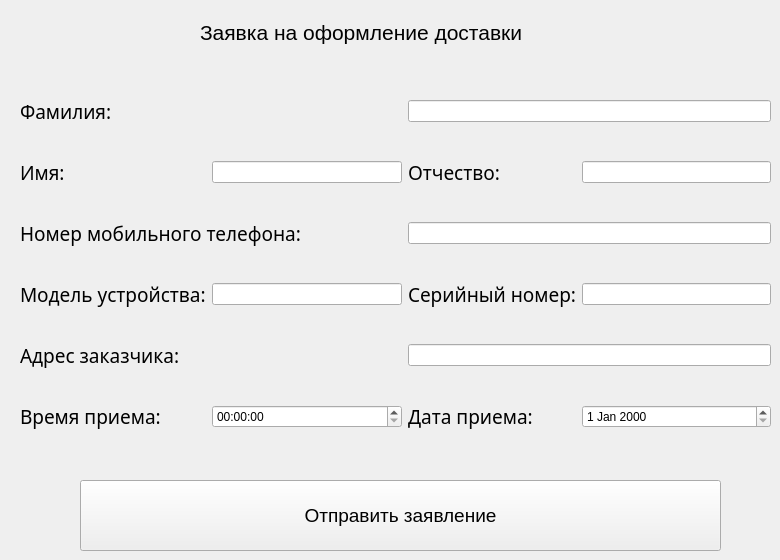
    <widget class="QWidget" name="deliverypage">
     <widget class="QPushButton" name="go_d">
      <property name="geometry">
       <rect>
        <x>80</x>
        <y>480</y>
        <width>641</width>
        <height>71</height>
       </rect>
      </property>
      <property name="font">
       <font>
        <pointsize>14</pointsize>
       </font>
      </property>
      <property name="text">
       <string>Отправить заявление</string>
      </property>
     </widget>
     <widget class="QWidget" name="layoutWidget">
      <property name="geometry">
       <rect>
        <x>20</x>
        <y>70</y>
        <width>751</width>
        <height>391</height>
       </rect>
      </property>
      <layout class="QGridLayout" name="gridLayout">
       <property name="sizeConstraint">
        <enum>QLayout::SetDefaultConstraint</enum>
       </property>
       <item row="1" column="2">
        <widget class="QLabel" name="label_7">
         <property name="font">
          <font>
           <family>aakar</family>
           <pointsize>14</pointsize>
          </font>
         </property>
         <property name="text">
          <string>Отчество:</string>
         </property>
        </widget>
       </item>
       <item row="3" column="0">
        <widget class="QLabel" name="label_9">
         <property name="font">
          <font>
           <family>aakar</family>
           <pointsize>14</pointsize>
          </font>
         </property>
         <property name="text">
          <string>Модель устройства:</string>
         </property>
        </widget>
       </item>
       <item row="1" column="0">
        <widget class="QLabel" name="label_6">
         <property name="minimumSize">
          <size>
           <width>70</width>
           <height>0</height>
          </size>
         </property>
         <property name="font">
          <font>
           <family>aakar</family>
           <pointsize>14</pointsize>
          </font>
         </property>
         <property name="text">
          <string>Имя:</string>
         </property>
        </widget>
       </item>
       <item row="2" column="2" colspan="2">
        <widget class="QLineEdit" name="number_d"/>
       </item>
       <item row="5" column="0">
        <widget class="QLabel" name="label_12">
         <property name="font">
          <font>
           <family>aakar</family>
           <pointsize>14</pointsize>
          </font>
         </property>
         <property name="text">
          <string>Время приема:</string>
         </property>
        </widget>
       </item>
       <item row="5" column="2">
        <widget class="QLabel" name="label_13">
         <property name="font">
          <font>
           <family>aakar</family>
           <pointsize>14</pointsize>
          </font>
         </property>
         <property name="text">
          <string>Дата приема:</string>
         </property>
        </widget>
       </item>
       <item row="3" column="1">
        <widget class="QLineEdit" name="model_d"/>
       </item>
       <item row="3" column="3">
        <widget class="QLineEdit" name="series_d"/>
       </item>
       <item row="0" column="2" colspan="2">
        <widget class="QLineEdit" name="surname_d"/>
       </item>
       <item row="1" column="3">
        <widget class="QLineEdit" name="patronymic_d"/>
       </item>
       <item row="4" column="0" colspan="2">
        <widget class="QLabel" name="label_11">
         <property name="font">
          <font>
           <family>aakar</family>
           <pointsize>14</pointsize>
          </font>
         </property>
         <property name="text">
          <string>Адрес заказчика:</string>
         </property>
        </widget>
       </item>
       <item row="0" column="0" colspan="2">
        <widget class="QLabel" name="label_5">
         <property name="font">
          <font>
           <family>aakar</family>
           <pointsize>14</pointsize>
          </font>
         </property>
         <property name="text">
          <string>Фамилия:</string>
         </property>
        </widget>
       </item>
       <item row="3" column="2">
        <widget class="QLabel" name="label_10">
         <property name="font">
          <font>
           <family>aakar</family>
           <pointsize>14</pointsize>
          </font>
         </property>
         <property name="text">
          <string>Серийный номер:</string>
         </property>
        </widget>
       </item>
       <item row="2" column="0" colspan="2">
        <widget class="QLabel" name="label_8">
         <property name="font">
          <font>
           <family>aakar</family>
           <pointsize>14</pointsize>
          </font>
         </property>
         <property name="text">
          <string>Номер мобильного телефона:</string>
         </property>
        </widget>
       </item>
       <item row="4" column="2" colspan="2">
        <widget class="QLineEdit" name="address_d"/>
       </item>
       <item row="1" column="1">
        <widget class="QLineEdit" name="name_d">
         <property name="maximumSize">
          <size>
           <width>270</width>
           <height>16777215</height>
          </size>
         </property>
        </widget>
       </item>
       <item row="5" column="1">
        <widget class="QTimeEdit" name="time_d"/>
       </item>
       <item row="5" column="3">
        <widget class="QDateEdit" name="date_d"/>
       </item>
      </layout>
     </widget>
     <widget class="QLabel" name="label_75">
      <property name="geometry">
       <rect>
        <x>200</x>
        <y>20</y>
        <width>366</width>
        <height>25</height>
       </rect>
      </property>
      <property name="font">
       <font>
        <pointsize>16</pointsize>
       </font>
      </property>
      <property name="text">
       <string>Заявка на оформление доставки</string>
      </property>
     </widget>
    </widget>
